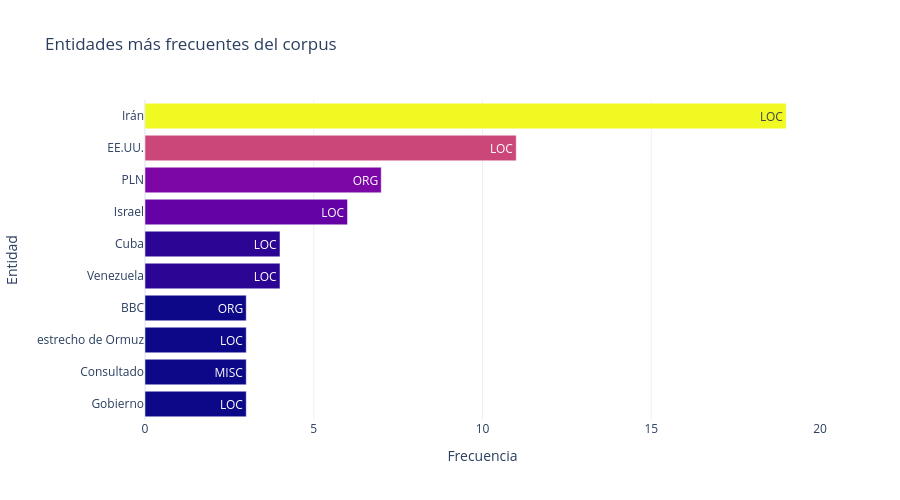

The notebook cell this image was saved under:
### Code cell
entidades = analizador.extraer_entidades()
fig = visualizar_entidades_plotly(entidades)
fig.show()

### Figure 1 — Plotly figure (JSON) as saved in the notebook; plotly's stock layout.template omitted (floating-point values rounded to 4 significant figures)
{"data": [{"hovertemplate": "<b>%{y}</b><br>Frecuencia: %{x}<br>Tipo: %{text}<extra></extra>", "marker": {"color": [19, 11, 7, 6, 4, 4, 3, 3, 3, 3]}, "orientation": "h", "text": ["LOC", "LOC", "ORG", "LOC", "LOC", "LOC", "ORG", "LOC", "MISC", "LOC"], "type": "bar", "x": [19, 11, 7, 6, 4, 4, 3, 3, 3, 3], "y": ["Irán", "EE.UU.", "PLN", "Israel", "Cuba", "Venezuela", "BBC", "estrecho de Ormuz", "Consultado", "Gobierno"]}], "layout": {"height": 500, "title": {"text": "Entidades más frecuentes del corpus"}, "xaxis": {"title": {"text": "Frecuencia"}}, "yaxis": {"autorange": "reversed", "title": {"text": "Entidad"}}}}
